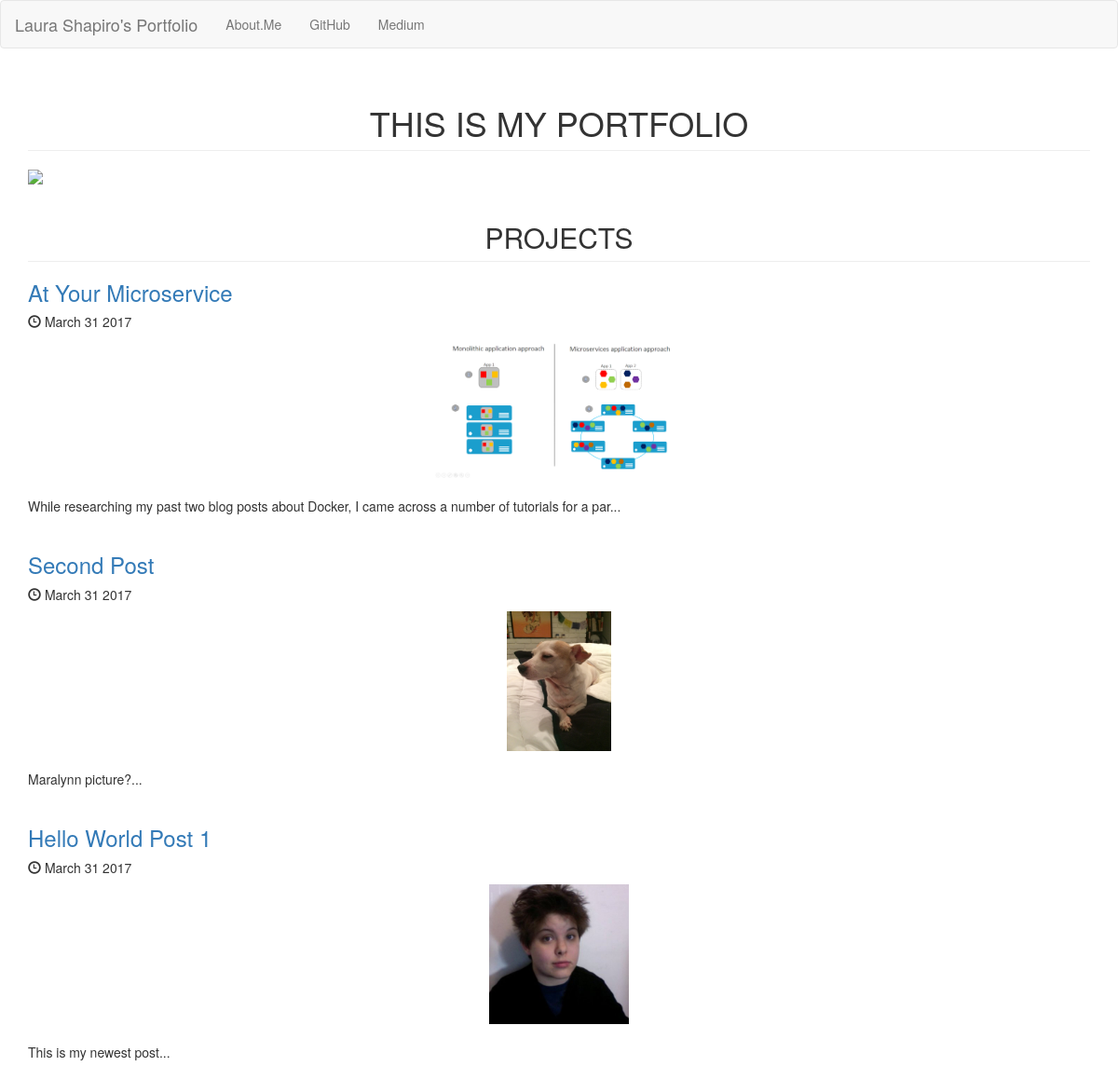
The page / on the database its author committed.
### posts/models.py (models this page shows, shortened)
class Post(models.Model):
  title = models.CharField(max_length=250)
  pub_date = models.DateTimeField()
  image = models.ImageField(upload_to='media/')
  body = models.TextField()
  def pretty_pub_date(self):
    return self.pub_date.strftime('%B %d %Y')
  def summary(self):
    return self.body[:100]

### posts/views.py (the view)
# urls.py: 2. Add a URL to urlpatterns:  url(r'^$', views.home, name='home')
def home(request):
  posts = Post.objects.order_by('-pub_date')
  return render(request, 'posts/home.html', {'posts':posts})

### posts/templates/posts/home.html (shortened to what this page needs)
<!DOCTYPE html>
<html lang="en">
<head>
  <link rel="stylesheet" href="https://maxcdn.bootstrapcdn.com/bootstrap/3.3.7/css/bootstrap.min.css">
</head>
<body>
<nav class="navbar navbar-default">
  <div class="container-fluid">
    <div class="navbar-header">
      <a class="navbar-brand" href="#">
      Laura Shapiro's Portfolio
      </a>
      </div>
        <div class="collapse navbar-collapse" id="bs-example-navbar-collapse-1">
      <ul class="nav navbar-nav">
      <li>
        <a href="http://about.me/laura.shapiro">About.Me</a>
      </li>
      <li>
        <a href="http://github.com/lshapz">GitHub</a>
      </li>
      <li>
        <a href="http://medium.com/@lshapz">Medium</a>
      </li>
      </ul>
      </div>
  </div>
</nav>
<div class="container">
<h1 style="text-align: center;" class="page-header">THIS IS MY PORTFOLIO</h1>
{% load static %}
<img src="{% static 'posts/the_sky.jpg' %}" style="max-height:400px" class="img-responsive center-block">
<h2 style="text-align: center;" class="page-header">PROJECTS</h2>
{% for post in posts.all %}
  <a href="{% url 'post_details' post.id %}"><h3>{{ post.title }}</h3></a>
<h5>  <span class="glyphicon glyphicon-time" aria-hidden="true"></span>
  {{ post.pretty_pub_date }}</h5>
  <img src="{{post.image.url}}" class="img-responsive center-block" style="max-height:150px" />
  <br />
  {{ post.summary }}...
  <br />
  <br />
{% endfor %}
</div>
</body>
</html>

### rows shown on the page
Post: title "At Your Microservice", pretty_pub_date "March 31 2017", image (picture), summary "While researching my past two blog posts about Docker, I came across a number of tutorials for a par"
Post: title "Second Post", pretty_pub_date "March 31 2017", image (picture), summary "Maralynn picture?"
Post: title "Hello World Post 1", pretty_pub_date "March 31 2017", image (picture), summary "This is my newest post"
